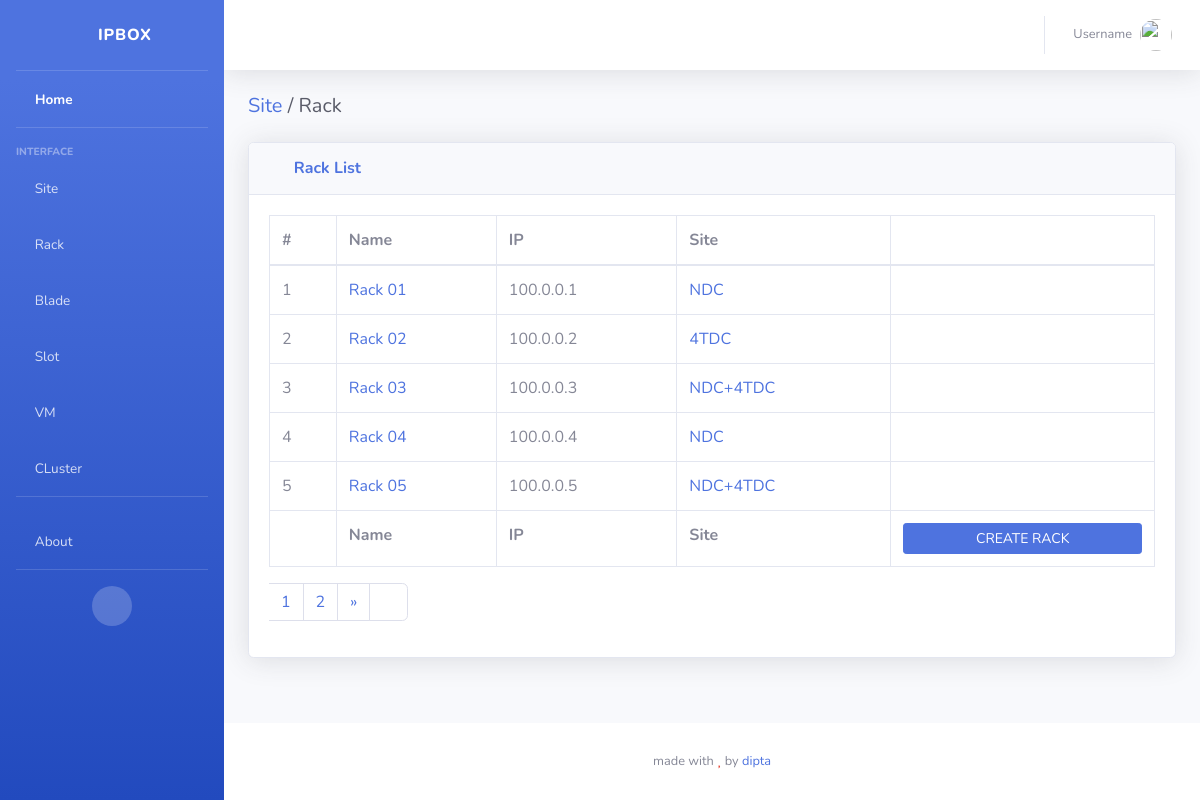
/racks/, run on the app's committed database.
### rackapp/models.py (models this page shows, shortened)
class Rack(models.Model):
  name  = models.CharField(max_length=128)
  ip    = models.GenericIPAddressField()
  site  = models.ForeignKey(Site, related_name="racks", on_delete=models.CASCADE)
  class Meta:
    verbose_name_plural = "Racks"

### siteapp/models.py (models this page shows, shortened)
class Site(models.Model):
  name = models.CharField(max_length=128)
  class Meta:
    verbose_name_plural = "Sites"

### rackapp/views.py (the view)
# urls.py: path('', views.rackList, name="racks"),
def rackList(request):
  dataPerPage = 5
  pageNum = request.GET.get('page', 1)
  racks = Rack.objects.all()
  p = Paginator(racks, dataPerPage)
  page_obj = p.page(pageNum)
  context = {
    'page_obj': page_obj,
  }
  return render(request, 'rackapp/racks.html', context)

### rackapp/templates/rackapp/racks.html
{% extends 'sbadmin/base.html' %}{% load static %} {% block content %}
<div class="d-sm-flex align-items-center justify-content-between mb-4">
  <h1 class="h5 mb-0 text-gray-800">
    <a href="{% url 'siteapp:sites' %}">Site<a/> / Rack
  </h1>
</div>
<div class="card shadow mb-4">
  <div class="card-header py-3">
    <h6 class="m-0 font-weight-bold text-primary"><i class="fas fa-table mr-2"></i> Rack List</h6>
  </div>
  <div class="card-body">
    <div class="table-responsive">
      <table
        class="table table-bordered"
        id="dataTable"
        width="100%"
        cellspacing="0"
      >
        <thead>
          <tr>
            <th>#</th>
            <th>Name</th>
            <th>IP</th>
            <th>Site</th>
            <th></th>
          </tr>
        </thead>
        <tfoot>
          <tr>
            <th></th>
            <th>Name</th>
            <th>IP</th>
            <th>Site</th>
            <th>
              <a href="{% url 'rackapp:rack_create' %}"
                class="btn btn-primary btn-sm btn-block">CREATE RACK</a>
            </th>
          </tr>
        </tfoot>
        <tbody>
          {% for rack in page_obj %}
          <tr>
            <td>{{ forloop.counter }}</td>
            <td>
              <a href="{% url 'rackapp:rack_query' rack.id %}"
                class="text-primary">
                {{ rack.name }}
              </a>
            </td>
            <td>{{ rack.ip }}</td>
            <td>
              <a href="{% url 'siteapp:site_query' rack.site.id %}"
                class="text-primary">
                {{ rack.site.name }}
              </a>
            </td>
            <td class="text-center">
              <a href="{% url 'rackapp:rack_update' rack.id %}"
                class="text-info mr-4" title="edit">
                <i class="fas fa-edit"></i>
              </a>
              <a href="#" class="text-danger ml-4" title="delete">
                <i class="fas fa-trash-alt"></i>
              </a>
            </td>
          </tr>
          {% endfor %}
        </tbody>
      </table>
      {% include 'core/pagination.html' %}
    </div>
  </div>
</div>
{% endblock content %}

### data on the page
Rack: name "Rack 01", ip "100.0.0.1", site.name "NDC"
Rack: name "Rack 02", ip "100.0.0.2", site.name "4TDC"
Rack: name "Rack 03", ip "100.0.0.3", site.name "NDC+4TDC"
Rack: name "Rack 04", ip "100.0.0.4", site.name "NDC"
Rack: name "Rack 05", ip "100.0.0.5", site.name "NDC+4TDC"

### other printed values
{{ num }} "1"
{{ num }} "2"
